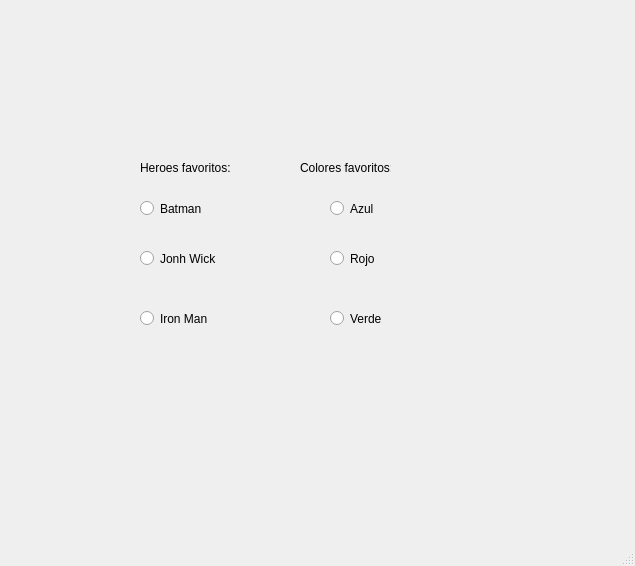
<?xml version="1.0" encoding="UTF-8"?>
<ui version="4.0">
 <class>MainWindow</class>
 <widget class="QMainWindow" name="MainWindow">
  <property name="geometry">
   <rect>
    <x>0</x>
    <y>0</y>
    <width>635</width>
    <height>566</height>
   </rect>
  </property>
  <property name="windowTitle">
   <string>MainWindow</string>
  </property>
  <widget class="QWidget" name="centralwidget">
   <widget class="QLabel" name="label">
    <property name="geometry">
     <rect>
      <x>450</x>
      <y>400</y>
      <width>181</width>
      <height>121</height>
     </rect>
    </property>
    <property name="text">
     <string/>
    </property>
    <property name="pixmap">
     <pixmap resource="../Archivos/Recursos.qrc">:/Logos/logo equipo 3.jpg</pixmap>
    </property>
    <property name="scaledContents">
     <bool>true</bool>
    </property>
   </widget>
   <widget class="QLabel" name="label_2">
    <property name="geometry">
     <rect>
      <x>10</x>
      <y>10</y>
      <width>151</width>
      <height>111</height>
     </rect>
    </property>
    <property name="styleSheet">
     <string notr="true"/>
    </property>
    <property name="text">
     <string/>
    </property>
    <property name="pixmap">
     <pixmap resource="../Archivos/Recursos.qrc">:/Logos/Logo UAT.png</pixmap>
    </property>
    <property name="scaledContents">
     <bool>true</bool>
    </property>
   </widget>
   <widget class="QLabel" name="label_3">
    <property name="geometry">
     <rect>
      <x>450</x>
      <y>0</y>
      <width>181</width>
      <height>101</height>
     </rect>
    </property>
    <property name="styleSheet">
     <string notr="true">background-image: url(:/Logos/993966.png);</string>
    </property>
    <property name="text">
     <string/>
    </property>
    <property name="pixmap">
     <pixmap resource="../Archivos/Recursos.qrc">:/Logos/logo facultad de ingenieria uat.png</pixmap>
    </property>
    <property name="scaledContents">
     <bool>true</bool>
    </property>
   </widget>
   <widget class="QRadioButton" name="rb_batman">
    <property name="geometry">
     <rect>
      <x>140</x>
      <y>200</y>
      <width>82</width>
      <height>17</height>
     </rect>
    </property>
    <property name="text">
     <string>Batman</string>
    </property>
   </widget>
   <widget class="QRadioButton" name="rb_john">
    <property name="geometry">
     <rect>
      <x>140</x>
      <y>250</y>
      <width>82</width>
      <height>17</height>
     </rect>
    </property>
    <property name="text">
     <string>Jonh Wick</string>
    </property>
   </widget>
   <widget class="QRadioButton" name="rb_iron">
    <property name="geometry">
     <rect>
      <x>140</x>
      <y>310</y>
      <width>82</width>
      <height>17</height>
     </rect>
    </property>
    <property name="text">
     <string>Iron Man</string>
    </property>
   </widget>
   <widget class="QRadioButton" name="rb_azul">
    <property name="geometry">
     <rect>
      <x>330</x>
      <y>200</y>
      <width>82</width>
      <height>17</height>
     </rect>
    </property>
    <property name="text">
     <string>Azul</string>
    </property>
   </widget>
   <widget class="QRadioButton" name="rb_rojo">
    <property name="geometry">
     <rect>
      <x>330</x>
      <y>250</y>
      <width>82</width>
      <height>17</height>
     </rect>
    </property>
    <property name="text">
     <string>Rojo</string>
    </property>
   </widget>
   <widget class="QRadioButton" name="rb_verde">
    <property name="geometry">
     <rect>
      <x>330</x>
      <y>310</y>
      <width>82</width>
      <height>17</height>
     </rect>
    </property>
    <property name="text">
     <string>Verde</string>
    </property>
   </widget>
   <widget class="QLabel" name="label_4">
    <property name="geometry">
     <rect>
      <x>140</x>
      <y>160</y>
      <width>91</width>
      <height>16</height>
     </rect>
    </property>
    <property name="text">
     <string>Heroes favoritos:</string>
    </property>
   </widget>
   <widget class="QLabel" name="label_5">
    <property name="geometry">
     <rect>
      <x>300</x>
      <y>160</y>
      <width>91</width>
      <height>16</height>
     </rect>
    </property>
    <property name="text">
     <string>Colores favoritos:</string>
    </property>
   </widget>
  </widget>
  <widget class="QMenuBar" name="menubar">
   <property name="geometry">
    <rect>
     <x>0</x>
     <y>0</y>
     <width>635</width>
     <height>21</height>
    </rect>
   </property>
  </widget>
  <widget class="QStatusBar" name="statusbar"/>
 </widget>
 <resources>
  <include location="../Archivos/Recursos.qrc"/>
 </resources>
 <connections/>
</ui>
